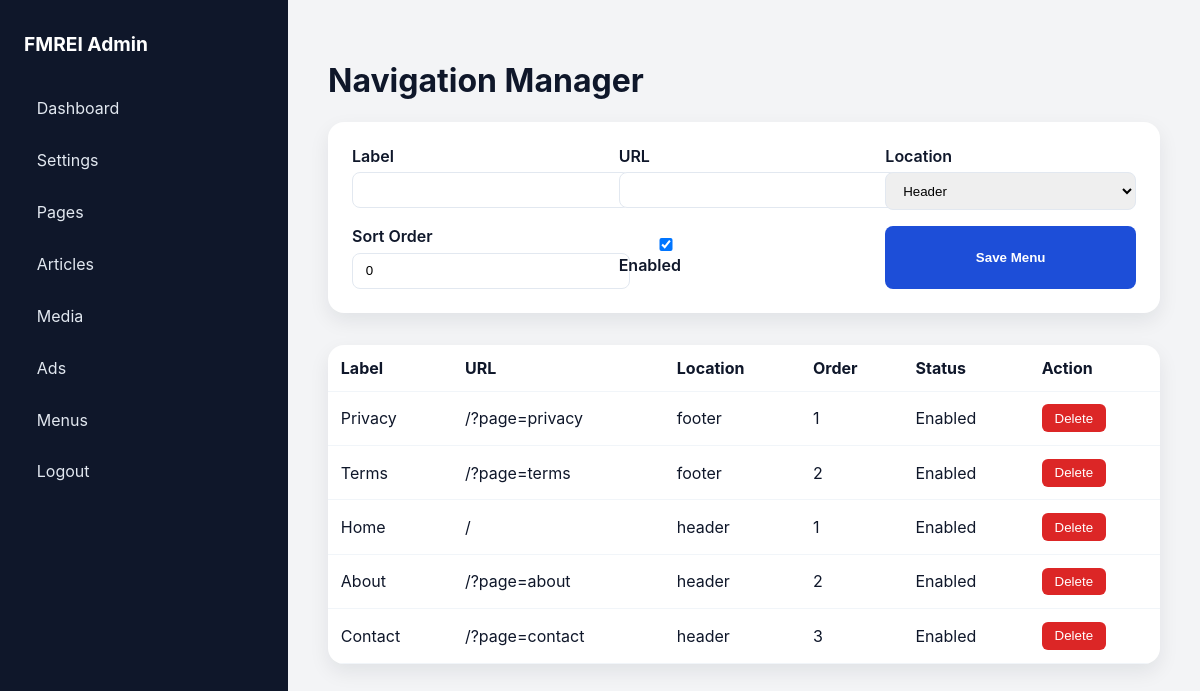
Screenshot of /admin/?page=menus (signed in) with the database file from the repository.
### tables this page shows
CREATE TABLE menus (
    id INT AUTO_INCREMENT PRIMARY KEY,
    label VARCHAR(190) NOT NULL,
    url VARCHAR(255) NOT NULL,
    location VARCHAR(100) NOT NULL,
    sort_order INT DEFAULT 0,
    is_enabled TINYINT(1) DEFAULT 1
);

### app/models/MenuModel.php (called while the page is built, shortened)
<?php
class MenuModel
{
    public static function all(): array
    {
        $db = Database::connection();
        $stmt = $db->query('SELECT * FROM menus ORDER BY location, sort_order');
        return $stmt->fetchAll();
    }
}

### app/lib/Helpers.php (called while the page is built, shortened)
<?php
function e(string $value): string
{
    return htmlspecialchars($value, ENT_QUOTES, 'UTF-8');
}

### public/admin/views/menus.php (the view, shortened to what this page needs)
<?php require __DIR__ . '/partials/header.php'; ?>
<h1>Navigation Manager</h1>
<form method="post" class="form-grid">
    <div>
        <label>Label</label>
        <input type="text" name="label" required>
    </div>
    <div>
        <label>URL</label>
        <input type="text" name="url" required>
    </div>
    <div>
        <label>Location</label>
        <select name="location">
            <option value="header">Header</option>
        </select>
    </div>
    <div>
        <label>Sort Order</label>
        <input type="number" name="sort_order" value="0">
    </div>
    <div class="inline">
        <label><input type="checkbox" name="is_enabled" checked> Enabled</label>
    </div>
    <button type="submit">Save Menu</button>
</form>
<table class="data-table">
    <thead>
        <tr>
            <th>Label</th>
            <th>URL</th>
            <th>Location</th>
            <th>Order</th>
            <th>Status</th>
            <th>Action</th>
        </tr>
    </thead>
    <tbody>
        <?php foreach ($menus as $menu): ?>
            <tr>
                <td><?= e($menu['label']) ?></td>
                <td><?= e($menu['url']) ?></td>
                <td><?= e($menu['location']) ?></td>
                <td><?= e((string) $menu['sort_order']) ?></td>
                <td><?= $menu['is_enabled'] ? 'Enabled' : 'Disabled' ?></td>
                <td>
                    <form method="post">
                        <button type="submit" class="danger">Delete</button>
                    </form>
                </td>
            </tr>
        <?php endforeach; ?>
    </tbody>
</table>
<?php require __DIR__ . '/partials/footer.php'; ?>

### public/admin/index.php (shortened to what this page needs)
<?php
$page = $_GET['page'] ?? 'dashboard';
switch ($page) {
    case 'menus':
        $menus = MenuModel::all();
        require __DIR__ . '/views/menus.php';
        break;
}

### public/admin/views/partials/header.php (shortened to what this page needs)
<!DOCTYPE html>
<html lang="en">
<head>
    <link rel="stylesheet" href="/<?= ADMIN_DIR ?>/assets/css/admin.css">
</head>
<body>
<div class="admin-layout">
    <aside class="sidebar">
        <div class="brand">FMREI Admin</div>
        <nav>
            <a href="/<?= ADMIN_DIR ?>/?page=dashboard">Dashboard</a>
            <a href="/<?= ADMIN_DIR ?>/?page=settings">Settings</a>
            <a href="/<?= ADMIN_DIR ?>/?page=pages">Pages</a>
            <a href="/<?= ADMIN_DIR ?>/?page=articles">Articles</a>
            <a href="/<?= ADMIN_DIR ?>/?page=media">Media</a>
            <a href="/<?= ADMIN_DIR ?>/?page=ads">Ads</a>
            <a href="/<?= ADMIN_DIR ?>/?page=menus">Menus</a>
            <a href="/<?= ADMIN_DIR ?>/?page=logout">Logout</a>
        </nav>
    </aside>
    <main class="content">

### public/admin/views/partials/footer.php
    </main>
</div>
</body>
</html>

### public/admin/assets/css/admin.css (style rules this page uses)
body { margin: 0; font-family: 'Inter', 'Segoe UI', sans-serif; background: #f3f4f6; color: #0f172a; }
.admin-layout { display: flex; min-height: 100vh; }
.sidebar { width: 240px; background: #0f172a; color: #fff; padding: 2rem 1.5rem; }
.sidebar .brand { font-weight: 700; margin-bottom: 2rem; font-size: 1.2rem; }
.sidebar nav { display: grid; gap: 0.8rem; }
.sidebar a { color: #e2e8f0; text-decoration: none; padding: 0.6rem 0.8rem; border-radius: 8px; }
.content { flex: 1; padding: 2.5rem; }
.form-grid { display: grid; grid-template-columns: repeat(auto-fit, minmax(220px, 1fr)); gap: 1rem; background: #fff; padding: 1.5rem; border-radius: 16px; box-shadow: 0 8px 20px rgba(15, 23, 42, 0.08); margin-bottom: 2rem; }
.form-grid label { font-weight: 600; display: block; margin-bottom: 0.4rem; }
.form-grid input, .form-grid textarea, .form-grid select { width: 100%; padding: 0.6rem 0.8rem; border-radius: 8px; border: 1px solid #e2e8f0; }
.form-grid button, .button { background: #1d4ed8; color: #fff; border: none; border-radius: 8px; padding: 0.6rem 1.2rem; cursor: pointer; font-weight: 600; text-decoration: none; display: inline-block; }
.inline { display: flex; align-items: center; gap: 0.5rem; }
.data-table { width: 100%; border-collapse: collapse; background: #fff; border-radius: 16px; overflow: hidden; box-shadow: 0 8px 20px rgba(15, 23, 42, 0.08); }
.data-table th, .data-table td { padding: 0.8rem; text-align: left; border-bottom: 1px solid #f1f5f9; }
.danger { background: #dc2626; color: #fff; border: none; padding: 0.4rem 0.8rem; border-radius: 6px; cursor: pointer; }

### rows the page displays
menus: label "Privacy", url "/?page=privacy", location "footer", sort_order "1", is_enabled "Enabled"
menus: label "Terms", url "/?page=terms", location "footer", sort_order "2", is_enabled "Enabled"
menus: label "Home", url "/", location "header", sort_order "1", is_enabled "Enabled"
menus: label "About", url "/?page=about", location "header", sort_order "2", is_enabled "Enabled"
menus: label "Contact", url "/?page=contact", location "header", sort_order "3", is_enabled "Enabled"
